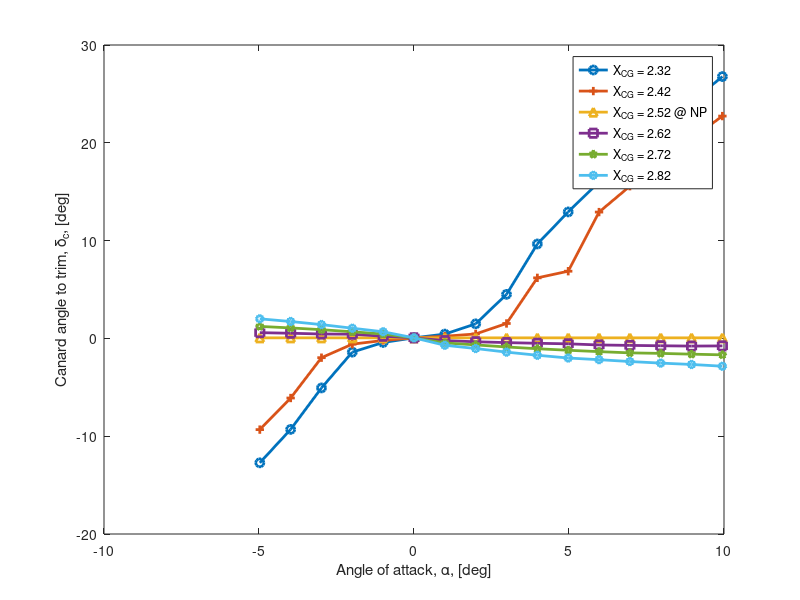

MATLAB code for this plot:

load x3-Cx_alpha
h=plot(results.alpha_sweep*57,results.rudderangle*57,'o-')
hold on
set(h,'Linewidth',2)

load x8-Cx_alpha
h=plot(results.alpha_sweep*57,results.rudderangle*57,'+-')
hold on
set(h,'Linewidth',2)

load x1-Cx_alpha
h=plot(results.alpha_sweep*57,results.rudderangle*57,'^-')
hold on
set(h,'Linewidth',2)

load x4-Cx_alpha
h=plot(results.alpha_sweep*57,results.rudderangle*57,'s-')
hold on
set(h,'Linewidth',2)

load x5-Cx_alpha
h=plot(results.alpha_sweep*57,results.rudderangle*57,'p-')
hold on
set(h,'Linewidth',2)

load x7-Cx_alpha
h=plot(results.alpha_sweep*57,results.rudderangle*57,'h-')
hold on
set(h,'Linewidth',2)

ylabel('Canard angle to trim, \delta_c, [deg]')
xlabel('Angle of attack, \alpha, [deg]')
legend('X_{CG} = 2.32 ','X_{CG} = 2.42','X_{CG} = 2.52 @ NP','X_{CG} = 2.62','X_{CG} = 2.72','X_{CG} = 2.82')
